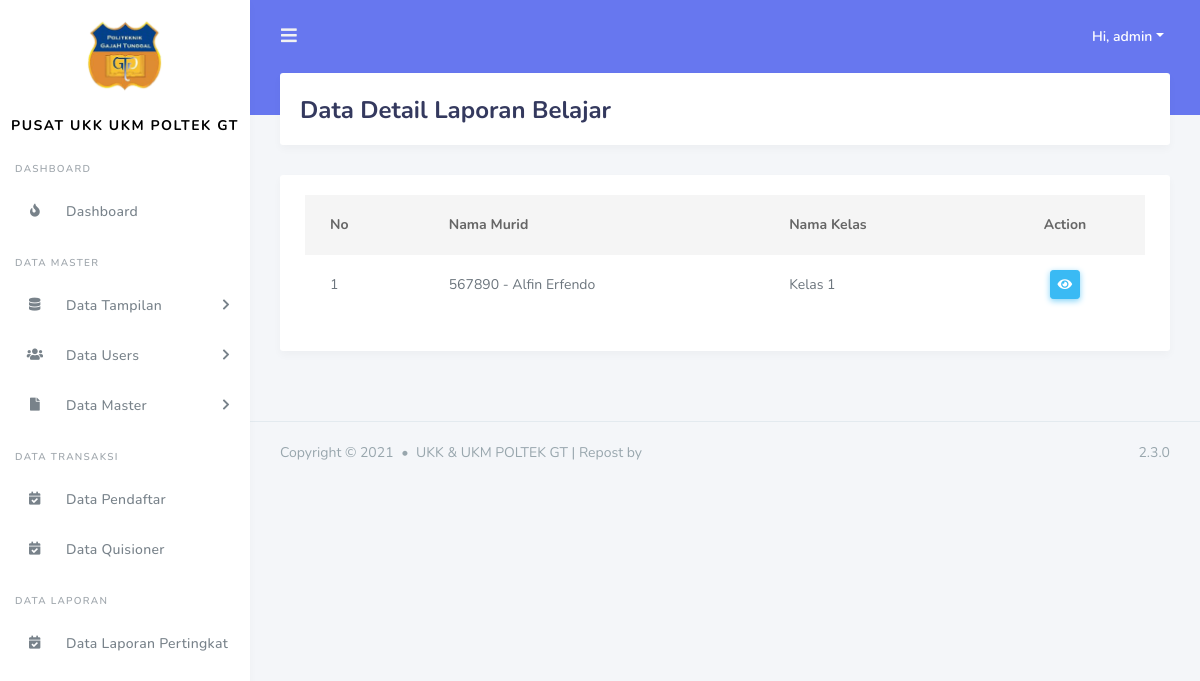
The app's page /admin/data_detail_laporan_users.php?id=16 (signed in) with its own data.
### tables this page shows
CREATE TABLE `tbl_detail_kelas` (
  `id_detail_kelas` int(11) NOT NULL,
  `id_murid` int(11) NOT NULL,
  `id_kelas` int(11) NOT NULL,
  `id_users` int(11) NOT NULL
);

CREATE TABLE `tbl_murid` (
  `id_murid` int(11) NOT NULL,
  `nik` varchar(100) NOT NULL,
  `nama` varchar(200) NOT NULL,
  `jenis_kelamin` varchar(100) NOT NULL,
  `tempat_lahir` varchar(100) NOT NULL,
  `tanggal_lahir` date NOT NULL,
  `gambar` varchar(200) NOT NULL,
  `alamat` varchar(200) NOT NULL,
  `agama` varchar(200) NOT NULL DEFAULT 'admin',
  `status_murid` enum('menunggu hasil','diterima','tidak') NOT NULL DEFAULT 'diterima'
);

CREATE TABLE `tbl_kelas` (
  `id_kelas` int(11) NOT NULL,
  `id_kategori` int(11) NOT NULL,
  `nama_kelas` varchar(255) NOT NULL,
  `id_periode` int(11) NOT NULL,
  `id_users` int(11) NOT NULL
);

### include/koneksi.php (called while the page is built, shortened)
<?php
$base_url = "http://localhost/ukkukmpoltek/";
?>

### admin/data_detail_laporan_users.php (the view, shortened to what this page needs)
<?php
include('../include/koneksi.php');
include('../template/header.php');
include('../template/sidebar.php');
$id_kelas = $_GET['id'];
?>
<div class="main-content">
  <section class="section">
    <div class="section-header">
      <h1>Data Detail Laporan Belajar</h1>
    </div>
    <div class="section-body">
      <div class="card table-responsive">
        <div class="card-body ">
            <table class="table table-hover" id="data_tabel">
            <thead>
              <tr>
                <th>No</th>
                <th>Nama Murid</th>
                <th>Nama Kelas</th>
                <th class ="text-center">Action </th>
              </tr>
            </thead>
            <tbody>
              <?php
                    $query = "SELECT * FROM tbl_detail_kelas tdk INNER JOIN tbl_murid tm ON tm.id_murid = tdk.id_murid INNER JOIN tbl_kelas tk on tdk.id_kelas = tk.id_kelas INNER JOIN tbl_users tu on tu.id_users = tk.id_users where tdk.id_kelas='$id_kelas'";
                    $result_tasks = mysqli_query($conn, $query);
                    $no = 1;
                    while($row = mysqli_fetch_assoc($result_tasks)) { ?>
                <tr>
                  <td><?= $no++ ?></td>
                  <td><?= $row['nik']?> - <?= $row['nama']?></td>
                  <td><?= $row['nama_kelas']?></td>
                  <td class ="text-center">
                    <a href="<?= $base_url ?>admin/data_detail_laporan_belajar.php?id=<?= $row['id_murid'] ?>&id_kelas=<?= $row['id_kelas'] ?>" class="btn btn-info btn-sm"><i class="fas fa-eye"></i></a>
                  </td>
                </tr>
              <?php } ?>
            </tbody>
          </table>
        </div>
      </div>
    </div>
  </section>
</div>
<?php include('../template/footer.php'); ?>

### records on screen
tbl_detail_kelas: id_murid.nik "567890", id_murid.nama "Alfin Erfendo", id_kelas.nama_kelas "Kelas 1"

### other values on screen
$_SESSION['nama_users'] "admin"
